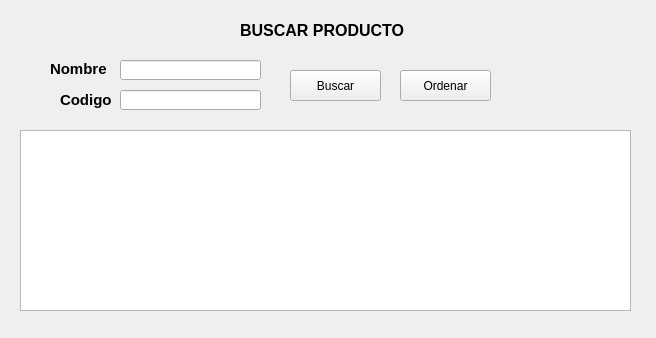
<?xml version="1.0" encoding="UTF-8"?>
<ui version="4.0">
 <class>BusquedaProductoWindow</class>
 <widget class="QWidget" name="BusquedaProductoWindow">
  <property name="geometry">
   <rect>
    <x>0</x>
    <y>0</y>
    <width>656</width>
    <height>338</height>
   </rect>
  </property>
  <property name="windowTitle">
   <string>Busqueda de Producto</string>
  </property>
  <property name="windowIcon">
   <iconset>
    <normaloff>../icons/bxs-file-plus.svg</normaloff>../icons/bxs-file-plus.svg</iconset>
  </property>
  <widget class="QLabel" name="lb_nomPro">
   <property name="geometry">
    <rect>
     <x>50</x>
     <y>60</y>
     <width>71</width>
     <height>16</height>
    </rect>
   </property>
   <property name="text">
    <string>&lt;html&gt;&lt;head/&gt;&lt;body&gt;&lt;p&gt;&lt;span style=&quot; font-size:11pt; font-weight:600;&quot;&gt;Nombre&lt;/span&gt;&lt;/p&gt;&lt;/body&gt;&lt;/html&gt;</string>
   </property>
  </widget>
  <widget class="QLabel" name="lb_codPro">
   <property name="geometry">
    <rect>
     <x>60</x>
     <y>90</y>
     <width>61</width>
     <height>21</height>
    </rect>
   </property>
   <property name="text">
    <string>&lt;html&gt;&lt;head/&gt;&lt;body&gt;&lt;p&gt;&lt;span style=&quot; font-size:11pt; font-weight:600;&quot;&gt;Codigo&lt;/span&gt;&lt;/p&gt;&lt;/body&gt;&lt;/html&gt;</string>
   </property>
  </widget>
  <widget class="QLineEdit" name="le_nomPro">
   <property name="geometry">
    <rect>
     <x>120</x>
     <y>60</y>
     <width>141</width>
     <height>20</height>
    </rect>
   </property>
  </widget>
  <widget class="QLineEdit" name="le_codPro">
   <property name="geometry">
    <rect>
     <x>120</x>
     <y>90</y>
     <width>141</width>
     <height>20</height>
    </rect>
   </property>
  </widget>
  <widget class="QPushButton" name="button_buscar">
   <property name="geometry">
    <rect>
     <x>290</x>
     <y>70</y>
     <width>91</width>
     <height>31</height>
    </rect>
   </property>
   <property name="styleSheet">
    <string notr="true">font: 75 11pt &quot;MS Shell Dlg 2&quot;;</string>
   </property>
   <property name="text">
    <string>Buscar</string>
   </property>
   <property name="icon">
    <iconset>
     <normaloff>../icons/bx-search-alt.svg</normaloff>../icons/bx-search-alt.svg</iconset>
   </property>
   <property name="iconSize">
    <size>
     <width>25</width>
     <height>25</height>
    </size>
   </property>
  </widget>
  <widget class="QPushButton" name="button_ordenar">
   <property name="geometry">
    <rect>
     <x>400</x>
     <y>70</y>
     <width>91</width>
     <height>31</height>
    </rect>
   </property>
   <property name="styleSheet">
    <string notr="true">font: 75 11pt &quot;MS Shell Dlg 2&quot;;</string>
   </property>
   <property name="text">
    <string>Ordenar</string>
   </property>
   <property name="icon">
    <iconset>
     <normaloff>../icons/bx-font-size.svg</normaloff>../icons/bx-font-size.svg</iconset>
   </property>
   <property name="iconSize">
    <size>
     <width>25</width>
     <height>25</height>
    </size>
   </property>
  </widget>
  <widget class="QTableView" name="tb_busquedaProducto">
   <property name="geometry">
    <rect>
     <x>20</x>
     <y>130</y>
     <width>611</width>
     <height>181</height>
    </rect>
   </property>
  </widget>
  <widget class="QLabel" name="label">
   <property name="geometry">
    <rect>
     <x>240</x>
     <y>20</y>
     <width>171</width>
     <height>21</height>
    </rect>
   </property>
   <property name="text">
    <string>&lt;html&gt;&lt;head/&gt;&lt;body&gt;&lt;p&gt;&lt;span style=&quot; font-size:12pt; font-weight:600;&quot;&gt;BUSCAR PRODUCTO&lt;/span&gt;&lt;/p&gt;&lt;/body&gt;&lt;/html&gt;</string>
   </property>
  </widget>
 </widget>
 <resources/>
 <connections/>
</ui>
